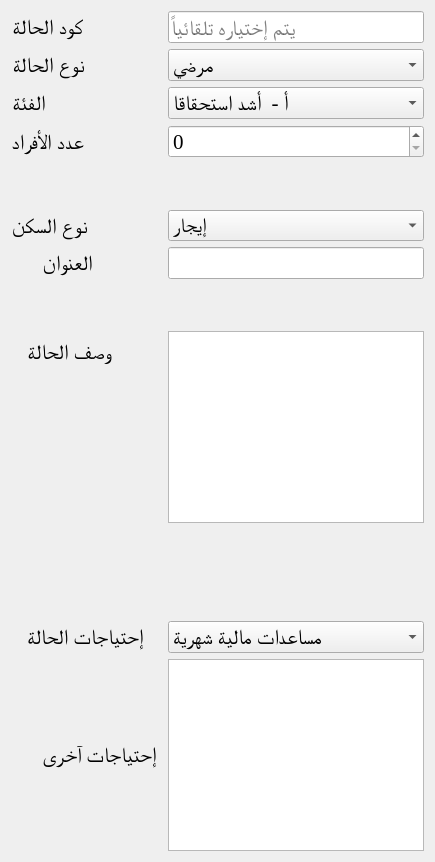
      <widget class="QWidget" name="formLayoutWidget_2">
       <property name="font">
        <font>
         <family>Times New Roman</family>
        </font>
       </property>
       <layout class="QFormLayout" name="formLayout_3">
        <item row="2" column="0">
         <widget class="QLabel" name="label_2">
          <property name="sizePolicy">
           <sizepolicy hsizetype="Preferred" vsizetype="Expanding">
            <horstretch>0</horstretch>
            <verstretch>0</verstretch>
           </sizepolicy>
          </property>
          <property name="font">
           <font>
            <family>Times New Roman</family>
            <pointsize>16</pointsize>
           </font>
          </property>
          <property name="text">
           <string> نوع الحالة</string>
          </property>
          <property name="buddy">
           <cstring>type_of_case</cstring>
          </property>
         </widget>
        </item>
        <item row="2" column="1">
         <widget class="QComboBox" name="type_of_case">
          <property name="sizePolicy">
           <sizepolicy hsizetype="Preferred" vsizetype="Expanding">
            <horstretch>0</horstretch>
            <verstretch>0</verstretch>
           </sizepolicy>
          </property>
          <property name="font">
           <font>
            <family>Times New Roman</family>
            <pointsize>16</pointsize>
           </font>
          </property>
          <item>
           <property name="text">
            <string>مرضي</string>
           </property>
          </item>
          <item>
           <property name="text">
            <string>أرملة</string>
           </property>
          </item>
          <item>
           <property name="text">
            <string>أيتام</string>
           </property>
          </item>
          <item>
           <property name="text">
            <string>مطلقة</string>
           </property>
          </item>
          <item>
           <property name="text">
            <string>هجر</string>
           </property>
          </item>
          <item>
           <property name="text">
            <string>اقتصادية</string>
           </property>
          </item>
          <item>
           <property name="text">
            <string>مسن</string>
           </property>
          </item>
          <item>
           <property name="text">
            <string>إعاقة</string>
           </property>
          </item>
         </widget>
        </item>
        <item row="4" column="0">
         <widget class="QLabel" name="label_3">
          <property name="sizePolicy">
           <sizepolicy hsizetype="Preferred" vsizetype="Expanding">
            <horstretch>0</horstretch>
            <verstretch>0</verstretch>
           </sizepolicy>
          </property>
          <property name="font">
           <font>
            <family>Times New Roman</family>
            <pointsize>16</pointsize>
           </font>
          </property>
          <property name="text">
           <string> الفئة</string>
          </property>
         </widget>
        </item>
        <item row="4" column="1">
         <widget class="QComboBox" name="case_class">
          <property name="sizePolicy">
           <sizepolicy hsizetype="Preferred" vsizetype="Expanding">
            <horstretch>0</horstretch>
            <verstretch>0</verstretch>
           </sizepolicy>
          </property>
          <property name="font">
           <font>
            <family>Times New Roman</family>
            <pointsize>16</pointsize>
           </font>
          </property>
          <item>
           <property name="text">
            <string>أ -  أشد استحقاقا</string>
           </property>
          </item>
          <item>
           <property name="text">
            <string>ب - متوسطة الاستحقاق</string>
           </property>
          </item>
          <item>
           <property name="text">
            <string>ج - حالات موسمية</string>
           </property>
          </item>
          <item>
           <property name="text">
            <string>د - حالات مرفوضة</string>
           </property>
          </item>
         </widget>
        </item>
        <item row="5" column="0">
         <widget class="QLabel" name="label_17">
          <property name="sizePolicy">
           <sizepolicy hsizetype="Preferred" vsizetype="Expanding">
            <horstretch>0</horstretch>
            <verstretch>0</verstretch>
           </sizepolicy>
          </property>
          <property name="font">
           <font>
            <family>Times New Roman</family>
            <pointsize>16</pointsize>
           </font>
          </property>
          <property name="text">
           <string> عدد الأفراد</string>
          </property>
         </widget>
        </item>
        <item row="5" column="1">
         <widget class="QSpinBox" name="family_count">
          <property name="sizePolicy">
           <sizepolicy hsizetype="Minimum" vsizetype="Expanding">
            <horstretch>0</horstretch>
            <verstretch>0</verstretch>
           </sizepolicy>
          </property>
          <property name="font">
           <font>
            <family>Times New Roman</family>
            <pointsize>16</pointsize>
           </font>
          </property>
         </widget>
        </item>
        <item row="8" column="0">
         <spacer name="verticalSpacer_2">
          <property name="font">
           <font>
            <family>Times New Roman</family>
           </font>
          </property>
          <property name="orientation">
           <enum>Qt::Vertical</enum>
          </property>
          <property name="sizeHint" stdset="0">
           <size>
            <width>20</width>
            <height>40</height>
           </size>
          </property>
         </spacer>
        </item>
        <item row="9" column="0">
         <widget class="QLabel" name="label_19">
          <property name="sizePolicy">
           <sizepolicy hsizetype="Preferred" vsizetype="Expanding">
            <horstretch>0</horstretch>
            <verstretch>0</verstretch>
           </sizepolicy>
          </property>
          <property name="font">
           <font>
            <family>Times New Roman</family>
            <pointsize>16</pointsize>
           </font>
          </property>
          <property name="text">
           <string> نوع السكن</string>
          </property>
         </widget>
        </item>
        <item row="9" column="1">
         <widget class="QComboBox" name="home_type">
          <property name="sizePolicy">
           <sizepolicy hsizetype="Preferred" vsizetype="Expanding">
            <horstretch>0</horstretch>
            <verstretch>0</verstretch>
           </sizepolicy>
          </property>
          <property name="font">
           <font>
            <family>Times New Roman</family>
            <pointsize>15</pointsize>
           </font>
          </property>
          <item>
           <property name="text">
            <string>إيجار</string>
           </property>
          </item>
          <item>
           <property name="text">
            <string>ملك</string>
           </property>
          </item>
          <item>
           <property name="text">
            <string>عائلة</string>
           </property>
          </item>
         </widget>
        </item>
        <item row="10" column="0">
         <widget class="QLabel" name="label_20">
          <property name="sizePolicy">
           <sizepolicy hsizetype="Preferred" vsizetype="Expanding">
            <horstretch>0</horstretch>
            <verstretch>0</verstretch>
           </sizepolicy>
          </property>
          <property name="font">
           <font>
            <family>Times New Roman</family>
            <pointsize>16</pointsize>
           </font>
          </property>
          <property name="text">
           <string> العنوان      </string>
          </property>
         </widget>
        </item>
        <item row="10" column="1">
         <widget class="QLineEdit" name="address">
          <property name="font">
           <font>
            <family>Times New Roman</family>
            <pointsize>16</pointsize>
           </font>
          </property>
         </widget>
        </item>
        <item row="12" column="0">
         <spacer name="verticalSpacer_4">
          <property name="orientation">
           <enum>Qt::Vertical</enum>
          </property>
          <property name="sizeHint" stdset="0">
           <size>
            <width>20</width>
            <height>40</height>
           </size>
          </property>
         </spacer>
        </item>
        <item row="13" column="0">
         <widget class="QLabel" name="label_4">
          <property name="font">
           <font>
            <family>Times New Roman</family>
            <pointsize>16</pointsize>
           </font>
          </property>
          <property name="text">
           <string> وصف الحالة   </string>
          </property>
         </widget>
        </item>
        <item row="13" column="1">
         <widget class="QTextEdit" name="case_describtion">
          <property name="sizePolicy">
           <sizepolicy hsizetype="Expanding" vsizetype="Expanding">
            <horstretch>0</horstretch>
            <verstretch>0</verstretch>
           </sizepolicy>
          </property>
          <property name="sizeIncrement">
           <size>
            <width>0</width>
            <height>0</height>
           </size>
          </property>
          <property name="baseSize">
           <size>
            <width>0</width>
            <height>0</height>
           </size>
          </property>
          <property name="font">
           <font>
            <family>Times New Roman</family>
            <pointsize>16</pointsize>
           </font>
          </property>
         </widget>
        </item>
        <item row="14" column="0">
         <spacer name="verticalSpacer_3">
          <property name="orientation">
           <enum>Qt::Vertical</enum>
          </property>
          <property name="sizeHint" stdset="0">
           <size>
            <width>20</width>
            <height>40</height>
           </size>
          </property>
         </spacer>
        </item>
        <item row="14" column="1">
         <spacer name="verticalSpacer_6">
          <property name="orientation">
           <enum>Qt::Vertical</enum>
          </property>
          <property name="sizeType">
           <enum>QSizePolicy::Fixed</enum>
          </property>
          <property name="sizeHint" stdset="0">
           <size>
            <width>20</width>
            <height>20</height>
           </size>
          </property>
         </spacer>
        </item>
        <item row="15" column="0">
         <spacer name="verticalSpacer_5">
          <property name="orientation">
           <enum>Qt::Vertical</enum>
          </property>
          <property name="sizeHint" stdset="0">
           <size>
            <width>20</width>
            <height>40</height>
           </size>
          </property>
         </spacer>
        </item>
        <item row="16" column="0">
         <widget class="QLabel" name="label_21">
          <property name="sizePolicy">
           <sizepolicy hsizetype="Preferred" vsizetype="Expanding">
            <horstretch>0</horstretch>
            <verstretch>0</verstretch>
           </sizepolicy>
          </property>
          <property name="font">
           <font>
            <family>Times New Roman</family>
            <pointsize>16</pointsize>
           </font>
          </property>
          <property name="text">
           <string> إحتياجات الحالة   </string>
          </property>
         </widget>
        </item>
        <item row="16" column="1">
         <widget class="QComboBox" name="case_needs">
          <property name="sizePolicy">
           <sizepolicy hsizetype="Preferred" vsizetype="Expanding">
            <horstretch>0</horstretch>
            <verstretch>0</verstretch>
           </sizepolicy>
          </property>
          <property name="font">
           <font>
            <family>Times New Roman</family>
            <pointsize>16</pointsize>
           </font>
          </property>
          <item>
           <property name="text">
            <string>مساعدات مالية شهرية</string>
           </property>
          </item>
          <item>
           <property name="text">
            <string>مساعدات موسمية</string>
           </property>
          </item>
          <item>
           <property name="text">
            <string>ادخال مرافق</string>
           </property>
          </item>
          <item>
           <property name="text">
            <string>أثاث</string>
           </property>
          </item>
          <item>
           <property name="text">
            <string>متابعة تعليم أولاد</string>
           </property>
          </item>
          <item>
           <property name="text">
            <string>حل مشاكل أسرية</string>
           </property>
          </item>
          <item>
           <property name="text">
            <string>مشروع لزيادة الدخل</string>
           </property>
          </item>
          <item>
           <property name="text">
            <string>طبية وعلاج</string>
           </property>
          </item>
          <item>
           <property name="text">
            <string>آخرى</string>
           </property>
          </item>
         </widget>
        </item>
        <item row="18" column="0">
         <widget class="QLabel" name="label_22">
          <property name="sizePolicy">
           <sizepolicy hsizetype="Preferred" vsizetype="Expanding">
            <horstretch>0</horstretch>
            <verstretch>0</verstretch>
           </sizepolicy>
          </property>
          <property name="font">
           <font>
            <family>Times New Roman</family>
            <pointsize>16</pointsize>
           </font>
          </property>
          <property name="text">
           <string> إحتياجات آخرى      </string>
          </property>
         </widget>
        </item>
        <item row="18" column="1">
         <widget class="QTextEdit" name="other_needs">
          <property name="sizePolicy">
           <sizepolicy hsizetype="Expanding" vsizetype="Preferred">
            <horstretch>0</horstretch>
            <verstretch>40</verstretch>
           </sizepolicy>
          </property>
          <property name="font">
           <font>
            <family>Times New Roman</family>
            <pointsize>16</pointsize>
           </font>
          </property>
         </widget>
        </item>
        <item row="0" column="0">
         <widget class="QLabel" name="label">
          <property name="font">
           <font>
            <pointsize>16</pointsize>
           </font>
          </property>
          <property name="text">
           <string>كود الحالة</string>
          </property>
         </widget>
        </item>
        <item row="0" column="1">
         <widget class="QLineEdit" name="c_id">
          <property name="font">
           <font>
            <pointsize>16</pointsize>
           </font>
          </property>
          <property name="alignment">
           <set>Qt::AlignRight|Qt::AlignTrailing|Qt::AlignVCenter</set>
          </property>
          <property name="placeholderText">
           <string>يتم إختياره تلقائياً</string>
          </property>
         </widget>
        </item>
       </layout>
      </widget>
